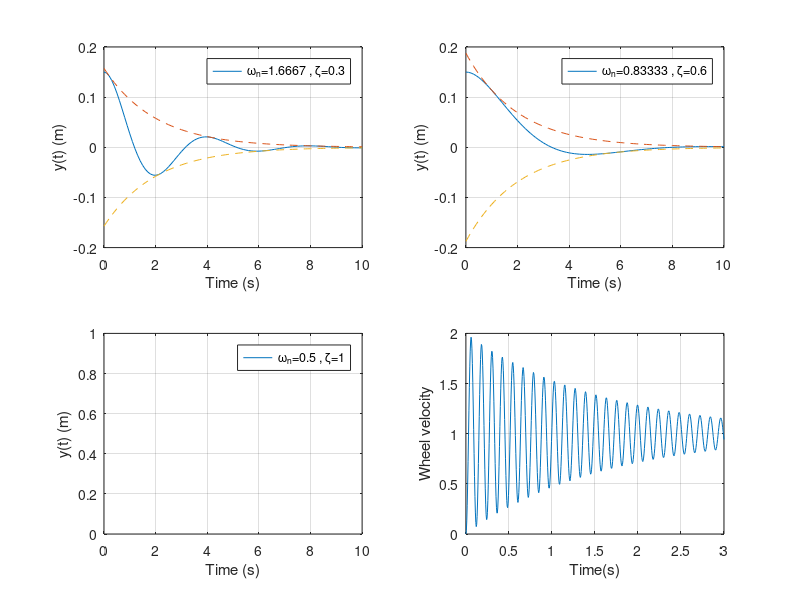

MATLAB code to generate this figure:
clc;
clear;

%%Q1 :
% damping ratio = 0.3
y0 = 0.15;
zeta = 0.3;
wn = 1/(2*zeta);
t = [0:0.1:10];
c=(y0/sqrt(1-zeta^2));
y=c*exp(-zeta*wn*t).*sin(wn*sqrt(1-zeta^2)*t+acos(zeta));
bu=c*exp(-zeta*wn*t);bl=-bu;
subplot(2,2,1);
plot(t,y,t,bu,'--',t,bl,'--'), grid
xlabel('Time (s)'), ylabel('y(t) (m)')
legend(['\omega_n=',num2str(wn),' , \zeta=',num2str(zeta)])
% damping ratio = 0.6
y0 = 0.15;
zeta = 0.6;
wn = 1/(2*zeta);
t = [0:0.1:10];
c=(y0/sqrt(1-zeta^2));
y=c*exp(-zeta*wn*t).*sin(wn*sqrt(1-zeta^2)*t+acos(zeta));
bu=c*exp(-zeta*wn*t);bl=-bu;
subplot(2,2,2);
plot(t,y,t,bu,'--',t,bl,'--'), grid
xlabel('Time (s)'), ylabel('y(t) (m)')
legend(['\omega_n=',num2str(wn),' , \zeta=',num2str(zeta)])
% damping ratio = 1
y0 = 0.15;
zeta = 1;
wn = 1/(2*zeta);
t = [0:0.1:10];
c=(y0/sqrt(1-zeta^2));
y=c*exp(-zeta*wn*t).*sin(wn*sqrt(1-zeta^2)*t+acos(zeta));
bu=c*exp(-zeta*wn*t);bl=-bu;
subplot(2,2,3);
plot(t,y,t,bu,'--',t,bl,'--'), grid
xlabel('Time (s)'), ylabel('y(t) (m)')
legend(['\omega_n=',num2str(wn),' , \zeta=',num2str(zeta)])

%%Q2 :
num1=[1];den1=[1 10];sysg1=tf(num1,den1);
num2=[1];den2=[1 1];sysg2=tf(num2,den2);
num3=[1 0 1];den3=[1 4 4];sysg3=tf(num3,den3);
num4=[1 1];den4=[1 6];sysg4=tf(num4,den4);
numh1=[1 1];denh1=[1 2];sysh1=tf(numh1,denh1);
numh2=[2];denh2=[1];sysh2=tf(numh2,denh2);
numh3=[1];denh3=[1];sysh3=tf(numh3,denh3);
sys1=sysh2/sysg4;
sys2=series(sysg3,sysg4);
sys3=feedback(sys2,sysh1,+1);
sys4=series(sysg2,sys3);
sys5=feedback(sys4,sys1);
sys6=series(sysg1,sys5);
sys=feedback(sys6,sysh3)

%%Q3 :
num = [5400];
den = [2 2.5 5402];
sys = tf(num,den);
t=[0:0.005:3];
[y,t]=step(sys,t);
subplot(2,2,4);
plot(t,y),grid
xlabel("Time(s)")
ylabel("Wheel velocity")
